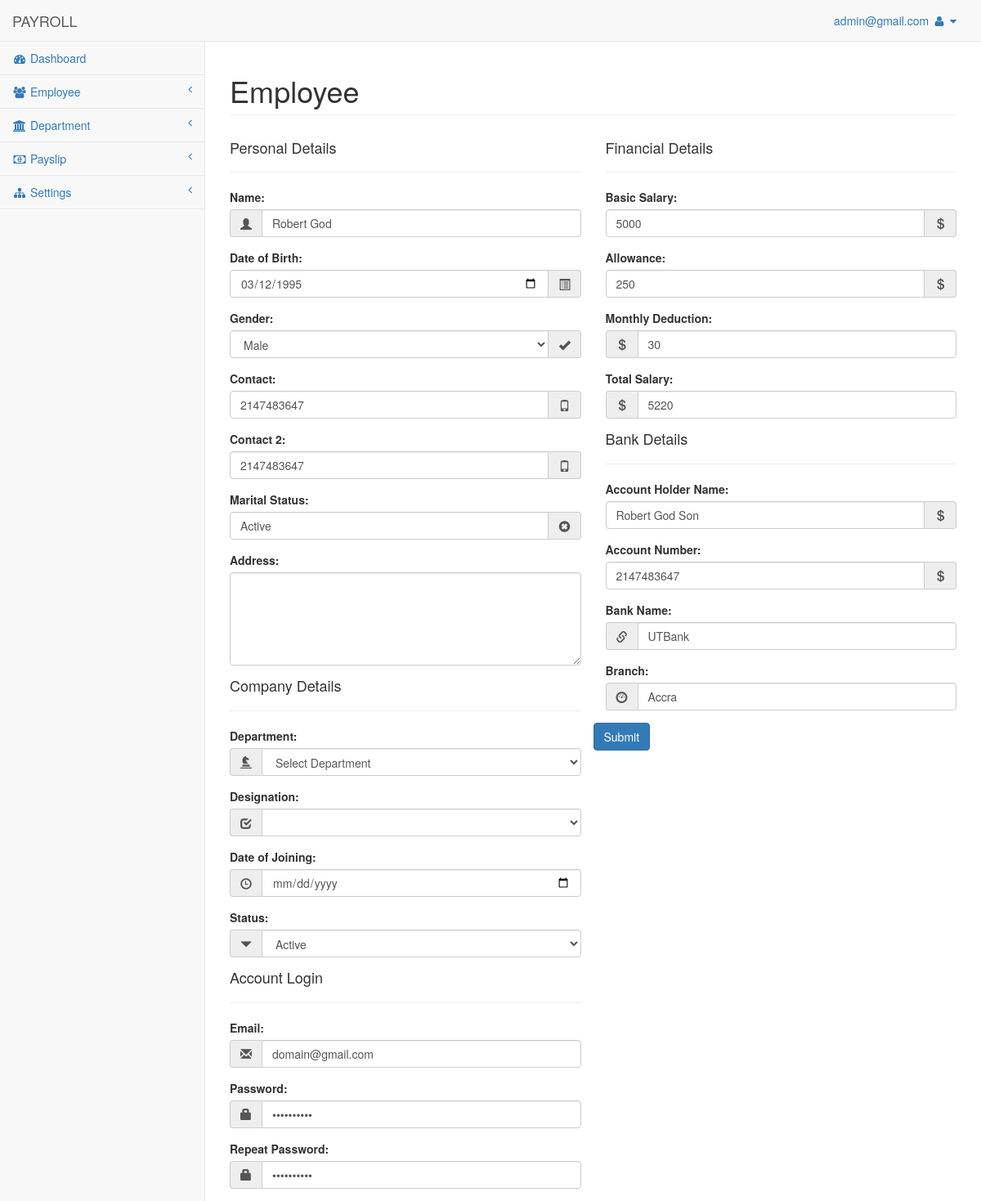
/admin/pages/employee_cat.php?source=edit_employee&employee_id=16 (signed in), run on the app's committed database.
### tables this page shows
CREATE TABLE `employee` (
  `employee_id` int(123) NOT NULL,
  `emp_name` varchar(255) NOT NULL,
  `birth_date` date NOT NULL,
  `gender` varchar(212) NOT NULL,
  `contact_1` int(111) NOT NULL,
  `contact_2` int(225) NOT NULL,
  `address` varchar(255) NOT NULL,
  `department` varchar(255) NOT NULL,
  `designation` varchar(255) NOT NULL,
  `date_joined` date NOT NULL,
  `status` varchar(255) NOT NULL,
  `email` varchar(255) NOT NULL,
  `password` varchar(255) NOT NULL,
  `basic_salary` int(255) NOT NULL,
  `allowance` int(255) NOT NULL,
  `mnthly_deduct` int(255) NOT NULL,
  `tot_salary` int(255) NOT NULL,
  `acc_holder_name` varchar(255) NOT NULL,
  `acc_number` int(255) NOT NULL,
  `bank_name` varchar(255) NOT NULL,
  `bank_branch` varchar(255) NOT NULL
);

### admin/includes/edit_employee.php (the view, shortened to what this page needs)
<?php
if(isset($_GET['employee_id'])){
    $the_employee_id = $_GET['employee_id'];
    global $connection;
    $query = "SELECT * FROM employee WHERE employee_id = $the_employee_id";
    $result = mysqli_query($connection,$query);
    while($row = mysqli_fetch_assoc($result)){
        $ename = $row['emp_name'];
        $dob = $row['birth_date'];
        $contact_1 = $row['contact_1'];
        $contact_2 =  $row['contact_2'];
        $status = $row['status'];
        $bSalary = $row['basic_salary'];
        $allowance = $row['allowance'];
        $m_deduction = $row['mnthly_deduct'];
        $t_salary = $row['tot_salary'];
        $acc_HN = $row['acc_holder_name'];
        $acc_number = $row['acc_number'];
        $branch = $row['bank_branch'];
        $b_name = $row['bank_name'];
}
}
?>
  <div class="col-lg-12">
   <div class="row">
        <form action="" method="post">
           <div class="col-md-6">
            <div>
              <h4>Personal Details</h4><hr>
                    <div>
                     <div class="form-group">
                         <label for="name">Name:</label>
                          <div class="input-group">
                            <span class="input-group-addon"><i class="glyphicon glyphicon-user"></i></span>
                            <input id="name" type="text" class="form-control" placeholder="Enter name" name="ename"autocomplete="on" value="<?php echo isset($ename) ? $ename: '' ?>" required>
                          </div>
                     </div>
                     <div class="form-group">
                         <label for="name">Date of Birth:</label>
                          <div class="input-group">
                            <input id="dob" type="date" class="form-control" name="dob" placeholder="" autocomplete="on" value="<?php echo isset($dob) ? $dob: '' ?>" required>
                            <span class="input-group-addon"><i class="glyphicon glyphicon-list-alt"></i></span>
                          </div>
                     </div>
                     <div class="form-group">
                         <label for="name">Gender:</label>
                          <div class="input-group">
                            <select name="gender" id="" class="form-control" required>
                                <option value="Male">Male</option>
                            </select>
                            <span class="input-group-addon"><i class="glyphicon glyphicon-ok"></i></span>
                          </div>
                     </div>
                     <div class="form-group">
                         <label for="name">Contact:</label>
                          <div class="input-group">
                            <input id="contact" type="text" class="form-control" name="contact_1" placeholder="contact" autocomplete="on" value="<?php echo isset($contact_1) ? $contact_1: '' ?>" required>
                            <span class="input-group-addon"><i class="glyphicon glyphicon-phone"></i></span>
                          </div>
                     </div>
                    <div class="form-group">
                         <label for="name">Contact 2:</label>
                          <div class="input-group">
                            <input id="contact" type="text" class="form-control" name="contact_2" placeholder="contact 2"  required autocomplete="on" value="<?php echo isset($contact_2) ? $contact_2: '' ?>">
                            <span class="input-group-addon"><i class="glyphicon glyphicon-phone"></i></span>
                          </div>
                     </div>
                    <div class="form-group">
                         <label for="mStatus">Marital Status:</label>
                          <div class="input-group">
                            <input id="contact" type="text" class="form-control" name="status" placeholder="eg..Married,Single,Divorced" required autocomplete="on" value="<?php echo isset($status) ? $status: '' ?>">
                            <span class="input-group-addon"><i class="glyphicon glyphicon-remove-sign"></i></span>
                          </div>
                     </div>
                     <div class="form-group">
                      <label for="address">Address:</label>
                      <textarea class="form-control" rows="5" id="" name="address"></textarea>
                    </div>
                     </div>
                <h4>Company Details</h4><hr>
                    <div>
                         <div class="form-group">
                             <label for="department">Department:</label>
                              <div class="input-group">
                                <span class="input-group-addon"><i class="glyphicon glyphicon-knight"></i></span>
                                <select id="department" class="form-control" name="department" placeholder="Deparment" required>
                                <option value="">Select Department</option>
                              </select>
                              </div>
                         </div>
                        <div class="form-group">
                             <label for="employee_id">Designation:</label>
                              <div class="input-group">
                                <span class="input-group-addon"><i class="glyphicon glyphicon-check"></i></span>
                                <select name="designation" id="" class="form-control">
                                </select>
                              </div>
                         </div>
                         <div class="form-group">
                             <label for="doj">Date of Joining:</label>
                              <div class="input-group">
                                <span class="input-group-addon"><i class="glyphicon glyphicon-time"></i></span>
                                <input id="dateofjoin" type="date" class="form-control" name="doj" placeholder="" required>
                              </div>
                         </div>
                        <div class="form-group">
                            <label for="status">Status:</label>
                            <div class="input-group">
                            <span class="input-group-addon"><i class="glyphicon glyphicon-triangle-bottom"></i></span>
                            <select name="status" id="" class="form-control" required>
                                <option value="Active">Active</option>
                            </select>
                        </div>
                        </div>
                    </div>
               <h4>Account Login</h4><hr>
                <div>
                         <div class="form-group">
                             <label for="email">Email:</label>
                              <div class="input-group">
                                <span class="input-group-addon"><i class="glyphicon glyphicon-envelope"></i></span>
                                <input id="email" type="email" class="form-control" name="email" placeholder="Email" required value="domain@gmail.com">
                              </div>
                         </div>
                         <div class="form-group">
                             <label for="password">Password:</label>
                              <div class="input-group">
                                <span class="input-group-addon"><i class="glyphicon glyphicon-lock"></i></span>
                                <input id="password" type="password" class="form-control" name="password" placeholder="Password" value="1234567890">
                              </div>
                         </div>
                         <div class="form-group">
                             <label for="repassword">Repeat Password:</label>
                              <div class="input-group">
                                <span class="input-group-addon"><i class="glyphicon glyphicon-lock"></i></span>
                                <input id="re_password" type="password" class="form-control" name="password" placeholder="Repeat Password" value="1234567890">
                              </div>
                         </div>
                </div>
                </div>
           </div>
               <div class="col-md-6">
                <h4>Financial Details</h4><hr>
                <div>
                    <div class="form-group">
                        <label for="basic_salary">Basic Salary:</label>
                        <div class="input-group">
                            <input type="text" class="form-control" name="bSalary" autocomplete="on" value="<?php echo isset($bSalary) ? $bSalary: '' ?>">
                            <span class="input-group-addon"><i class="glyphicon glyphicon-usd"></i></span>
                        </div>
                    </div>
                    <div class="form-group">
                        <label for="allowance">Allowance:</label>
                        <div class="input-group">
                            <input type="text" class="form-control" name="allowance" autocomplete="on" value="<?php echo isset($allowance) ? $allowance: '' ?>">
                            <span class="input-group-addon"><i class="glyphicon glyphicon-usd"></i></span>
                        </div>
                    </div>
                    <div class="form-group">
                        <label for="m_deduction">Monthly Deduction:</label>
                        <div class="input-group">
                            <span class="input-group-addon"><i class="glyphicon glyphicon-usd"></i></span>
                            <input type="text" class="form-control" name="m_deduction" autocomplete="on" value="<?php echo isset($m_deduction) ? $m_deduction: '' ?>">
                        </div>
                    </div>
                <div class="form-group">
                        <label for="t_salary">Total Salary:</label>
                        <div class="input-group">
                            <span class="input-group-addon"><i class="glyphicon glyphicon-usd"></i></span>
                            <input type="text" class="form-control" name="t_salary" autocomplete="on" value="<?php echo isset($t_salary) ? $t_salary: '' ?>">
                        </div>
                </div>
                </div>
               <h4>Bank Details</h4><hr>
                <div>
                    <div class="form-group">
                        <label for="acc_HN">Account Holder Name:</label>
                        <div class="input-group">
                            <input type="text" class="form-control" name="acc_HN" required autocomplete="on" value="<?php echo isset($acc_HN) ? $acc_HN: '' ?>">
                            <span class="input-group-addon"><i class="glyphicon glyphicon-usd"></i></span>
                        </div>
                    </div>
                    <div class="form-group">
                        <label for="acc_number">Account Number:</label>
                        <div class="input-group">
                            <input type="text" class="form-control" name="acc_number" required autocomplete="on" value="<?php echo isset($acc_number) ? $acc_number: '' ?>">
                            <span class="input-group-addon"><i class="glyphicon glyphicon-usd"></i></span>
                        </div>
                    </div>
                    <div class="form-group">
                        <label for="b_name">Bank Name:</label>
                        <div class="input-group">
                            <span class="input-group-addon"><i class="glyphicon glyphicon-link"></i></span>
                            <input type="text" class="form-control" name="b_name" required autocomplete="on" value="<?php echo isset($b_name) ? $b_name: '' ?>">
                        </div>
                    </div>
                <div class="form-group">
                        <label for="branch">Branch:</label>
                        <div class="input-group">
                            <span class="input-group-addon"><i class="glyphicon glyphicon-dashboard"></i></span>
                            <input type="text" class="form-control" name="branch" autocomplete="on" value="<?php echo isset($branch) ? $branch: '' ?>" required>
                        </div>
                </div>
                </div>
                </div>
                <input type="submit" name="update" class="btn btn-primary" value="Submit" >
        </form>
   </div>
</div>

### data on the page
employee: ename "Robert God", dob "03/12/1995", contact_1 "2147483647", contact_2 "2147483647", status "Active", bSalary "5000", allowance "250", m_deduction "30", t_salary "5220", acc_HN "Robert God Son", acc_number "2147483647", b_name "UTBank", branch "Accra"

### other printed values
$_SESSION['username'] "admin@gmail.com"
